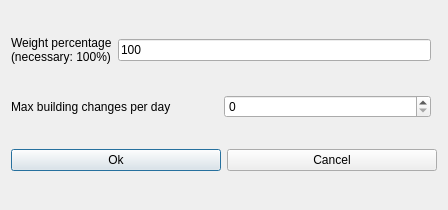
<?xml version="1.0" encoding="UTF-8"?>
<ui version="4.0">
 <class>ModifyConstraintStudentsMaxBuildingChangesPerDayForm_template</class>
 <widget class="QDialog" name="ModifyConstraintStudentsMaxBuildingChangesPerDayForm_template">
  <property name="geometry">
   <rect>
    <x>0</x>
    <y>0</y>
    <width>448</width>
    <height>210</height>
   </rect>
  </property>
  <property name="windowTitle">
   <string extracomment="This is the title of the dialog to modify a constraint of this type">Modify students max building changes per day</string>
  </property>
  <layout class="QGridLayout">
   <item row="0" column="0">
    <layout class="QHBoxLayout">
     <item>
      <widget class="QLabel" name="weightTextLabel">
       <property name="frameShape">
        <enum>QFrame::NoFrame</enum>
       </property>
       <property name="frameShadow">
        <enum>QFrame::Plain</enum>
       </property>
       <property name="text">
        <string>Weight percentage
(necessary: 100%)</string>
       </property>
       <property name="wordWrap">
        <bool>false</bool>
       </property>
      </widget>
     </item>
     <item>
      <widget class="QLineEdit" name="weightLineEdit">
       <property name="text">
        <string>100</string>
       </property>
      </widget>
     </item>
    </layout>
   </item>
   <item row="2" column="0" colspan="2">
    <layout class="QHBoxLayout">
     <item>
      <widget class="QPushButton" name="okPushButton">
       <property name="text">
        <string>Ok</string>
       </property>
      </widget>
     </item>
     <item>
      <widget class="QPushButton" name="cancelPushButton">
       <property name="text">
        <string>Cancel</string>
       </property>
      </widget>
     </item>
    </layout>
   </item>
   <item row="1" column="0">
    <layout class="QHBoxLayout">
     <item>
      <widget class="QLabel" name="textLabel">
       <property name="text">
        <string>Max building changes per day</string>
       </property>
       <property name="wordWrap">
        <bool>false</bool>
       </property>
      </widget>
     </item>
     <item>
      <widget class="QSpinBox" name="maxChangesSpinBox"/>
     </item>
    </layout>
   </item>
  </layout>
 </widget>
 <layoutdefault spacing="6" margin="11"/>
 <tabstops>
  <tabstop>weightLineEdit</tabstop>
  <tabstop>maxChangesSpinBox</tabstop>
  <tabstop>okPushButton</tabstop>
  <tabstop>cancelPushButton</tabstop>
 </tabstops>
 <resources/>
 <connections/>
</ui>
